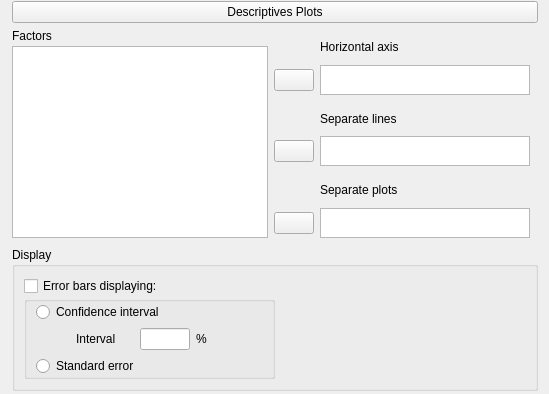
    <widget class="QWidget" name="descriptivesPlot" native="true">
     <layout class="QGridLayout" name="gridLayout_24">
      <property name="leftMargin">
       <number>12</number>
      </property>
      <property name="topMargin">
       <number>1</number>
      </property>
      <property name="bottomMargin">
       <number>3</number>
      </property>
      <item row="1" column="0">
       <widget class="QWidget" name="containerDescriptivesPlot" native="true">
        <layout class="QGridLayout" name="gridLayout_23">
         <property name="leftMargin">
          <number>0</number>
         </property>
         <property name="topMargin">
          <number>0</number>
         </property>
         <property name="rightMargin">
          <number>0</number>
         </property>
         <property name="bottomMargin">
          <number>0</number>
         </property>
         <item row="0" column="0">
          <widget class="QWidget" name="widget_17" native="true">
           <layout class="QGridLayout" name="gridLayout_11">
            <property name="leftMargin">
             <number>0</number>
            </property>
            <property name="topMargin">
             <number>0</number>
            </property>
            <property name="rightMargin">
             <number>0</number>
            </property>
            <property name="bottomMargin">
             <number>3</number>
            </property>
            <property name="horizontalSpacing">
             <number>0</number>
            </property>
            <property name="verticalSpacing">
             <number>3</number>
            </property>
            <item row="0" column="0">
             <widget class="QLabel" name="label_7">
              <property name="text">
               <string>Factors</string>
              </property>
             </widget>
            </item>
            <item row="1" column="0">
             <widget class="AvailableFieldsListView" name="plotVariables">
              <property name="sizePolicy">
               <sizepolicy hsizetype="Maximum" vsizetype="Expanding">
                <horstretch>0</horstretch>
                <verstretch>0</verstretch>
               </sizepolicy>
              </property>
              <property name="maximumSize">
               <size>
                <width>16777215</width>
                <height>16777215</height>
               </size>
              </property>
             </widget>
            </item>
           </layout>
          </widget>
         </item>
         <item row="0" column="1">
          <widget class="QWidget" name="widget_15" native="true">
           <layout class="QGridLayout" name="gridLayout_21">
            <property name="leftMargin">
             <number>0</number>
            </property>
            <property name="topMargin">
             <number>0</number>
            </property>
            <property name="rightMargin">
             <number>0</number>
            </property>
            <property name="bottomMargin">
             <number>3</number>
            </property>
            <item row="0" column="0">
             <widget class="QWidget" name="widget_19" native="true">
              <layout class="QGridLayout" name="gridLayout_14">
               <property name="leftMargin">
                <number>0</number>
               </property>
               <property name="topMargin">
                <number>0</number>
               </property>
               <property name="rightMargin">
                <number>8</number>
               </property>
               <property name="bottomMargin">
                <number>0</number>
               </property>
               <property name="verticalSpacing">
                <number>0</number>
               </property>
               <item row="2" column="0">
                <widget class="AssignButton" name="buttonAssignHorizontalAxis">
                 <property name="maximumSize">
                  <size>
                   <width>50</width>
                   <height>16777215</height>
                  </size>
                 </property>
                 <property name="text">
                  <string/>
                 </property>
                </widget>
               </item>
               <item row="0" column="1">
                <widget class="QLabel" name="label_8">
                 <property name="text">
                  <string>Horizontal axis</string>
                 </property>
                </widget>
               </item>
               <item row="2" column="1">
                <widget class="BoundListView" name="plotHorizontalAxis">
                 <property name="sizePolicy">
                  <sizepolicy hsizetype="Maximum" vsizetype="Expanding">
                   <horstretch>0</horstretch>
                   <verstretch>0</verstretch>
                  </sizepolicy>
                 </property>
                 <property name="maximumSize">
                  <size>
                   <width>210</width>
                   <height>30</height>
                  </size>
                 </property>
                </widget>
               </item>
               <item row="0" column="0">
                <widget class="QWidget" name="widget_18" native="true"/>
               </item>
              </layout>
             </widget>
            </item>
            <item row="1" column="0">
             <widget class="QWidget" name="widget_20" native="true">
              <layout class="QGridLayout" name="gridLayout_15">
               <property name="leftMargin">
                <number>0</number>
               </property>
               <property name="topMargin">
                <number>0</number>
               </property>
               <property name="rightMargin">
                <number>8</number>
               </property>
               <property name="bottomMargin">
                <number>0</number>
               </property>
               <property name="verticalSpacing">
                <number>0</number>
               </property>
               <item row="0" column="1">
                <widget class="QLabel" name="label_10">
                 <property name="text">
                  <string>Separate lines</string>
                 </property>
                </widget>
               </item>
               <item row="1" column="0">
                <widget class="AssignButton" name="buttonAssignSeperateLines">
                 <property name="maximumSize">
                  <size>
                   <width>50</width>
                   <height>16777215</height>
                  </size>
                 </property>
                 <property name="text">
                  <string/>
                 </property>
                </widget>
               </item>
               <item row="1" column="1">
                <widget class="BoundListView" name="plotSeparateLines">
                 <property name="sizePolicy">
                  <sizepolicy hsizetype="Maximum" vsizetype="Expanding">
                   <horstretch>0</horstretch>
                   <verstretch>0</verstretch>
                  </sizepolicy>
                 </property>
                 <property name="maximumSize">
                  <size>
                   <width>210</width>
                   <height>30</height>
                  </size>
                 </property>
                </widget>
               </item>
               <item row="0" column="0">
                <widget class="QWidget" name="widget_21" native="true"/>
               </item>
              </layout>
             </widget>
            </item>
            <item row="2" column="0">
             <widget class="QWidget" name="widget_22" native="true">
              <layout class="QGridLayout" name="gridLayout_18">
               <property name="leftMargin">
                <number>0</number>
               </property>
               <property name="topMargin">
                <number>0</number>
               </property>
               <property name="rightMargin">
                <number>8</number>
               </property>
               <property name="bottomMargin">
                <number>0</number>
               </property>
               <property name="verticalSpacing">
                <number>0</number>
               </property>
               <item row="1" column="1">
                <widget class="BoundListView" name="plotSeparatePlots">
                 <property name="sizePolicy">
                  <sizepolicy hsizetype="Maximum" vsizetype="Expanding">
                   <horstretch>0</horstretch>
                   <verstretch>0</verstretch>
                  </sizepolicy>
                 </property>
                 <property name="maximumSize">
                  <size>
                   <width>210</width>
                   <height>30</height>
                  </size>
                 </property>
                </widget>
               </item>
               <item row="1" column="0">
                <widget class="AssignButton" name="buttonAssignSeperatePlots">
                 <property name="maximumSize">
                  <size>
                   <width>50</width>
                   <height>16777215</height>
                  </size>
                 </property>
                 <property name="text">
                  <string/>
                 </property>
                </widget>
               </item>
               <item row="0" column="1">
                <widget class="QLabel" name="label_13">
                 <property name="text">
                  <string>Separate plots</string>
                 </property>
                </widget>
               </item>
               <item row="0" column="0">
                <widget class="QWidget" name="widget_23" native="true"/>
               </item>
              </layout>
             </widget>
            </item>
           </layout>
          </widget>
         </item>
         <item row="1" column="0" colspan="2">
          <widget class="GroupBox" name="groupOptions2_2">
           <property name="title">
            <string>Display</string>
           </property>
           <layout class="QGridLayout" name="gridLayout_16">
            <property name="verticalSpacing">
             <number>0</number>
            </property>
            <item row="1" column="0">
             <widget class="BoundGroupBox" name="errorBarType">
              <layout class="QGridLayout" name="gridLayout_28">
               <property name="topMargin">
                <number>0</number>
               </property>
               <property name="bottomMargin">
                <number>0</number>
               </property>
               <property name="verticalSpacing">
                <number>-1</number>
               </property>
               <item row="2" column="0">
                <widget class="QRadioButton" name="standardError">
                 <property name="text">
                  <string>Standard error</string>
                 </property>
                </widget>
               </item>
               <item row="0" column="0">
                <widget class="QRadioButton" name="confidenceInterval">
                 <property name="text">
                  <string>Confidence interval</string>
                 </property>
                </widget>
               </item>
               <item row="1" column="0">
                <widget class="QWidget" name="widget_16" native="true">
                 <layout class="QGridLayout" name="gridLayout_29">
                  <property name="leftMargin">
                   <number>40</number>
                  </property>
                  <property name="topMargin">
                   <number>0</number>
                  </property>
                  <property name="bottomMargin">
                   <number>0</number>
                  </property>
                  <item row="0" column="1">
                   <widget class="BoundTextBox" name="confidenceIntervalInterval">
                    <property name="maximumSize">
                     <size>
                      <width>50</width>
                      <height>16777215</height>
                     </size>
                    </property>
                   </widget>
                  </item>
                  <item row="0" column="0">
                   <widget class="QLabel" name="label_6">
                    <property name="text">
                     <string>Interval</string>
                    </property>
                   </widget>
                  </item>
                  <item row="0" column="2">
                   <widget class="QLabel" name="label_11">
                    <property name="text">
                     <string>%</string>
                    </property>
                   </widget>
                  </item>
                 </layout>
                </widget>
               </item>
              </layout>
              <zorder>widget_16</zorder>
              <zorder>confidenceInterval</zorder>
              <zorder>standardError</zorder>
             </widget>
            </item>
            <item row="0" column="0">
             <widget class="BoundCheckBox" name="plotErrorBars">
              <property name="text">
               <string>Error bars displaying:</string>
              </property>
             </widget>
            </item>
            <item row="0" column="1">
             <spacer name="horizontalSpacer_3">
              <property name="orientation">
               <enum>Qt::Horizontal</enum>
              </property>
              <property name="sizeHint" stdset="0">
               <size>
                <width>40</width>
                <height>20</height>
               </size>
              </property>
             </spacer>
            </item>
            <item row="1" column="1">
             <spacer name="horizontalSpacer_6">
              <property name="orientation">
               <enum>Qt::Horizontal</enum>
              </property>
              <property name="sizeHint" stdset="0">
               <size>
                <width>40</width>
                <height>20</height>
               </size>
              </property>
             </spacer>
            </item>
           </layout>
          </widget>
         </item>
        </layout>
       </widget>
      </item>
      <item row="0" column="0">
       <widget class="ExpanderButton" name="expanderDescriptivesPlot">
        <property name="text">
         <string>Descriptives Plots</string>
        </property>
       </widget>
      </item>
     </layout>
    </widget>
